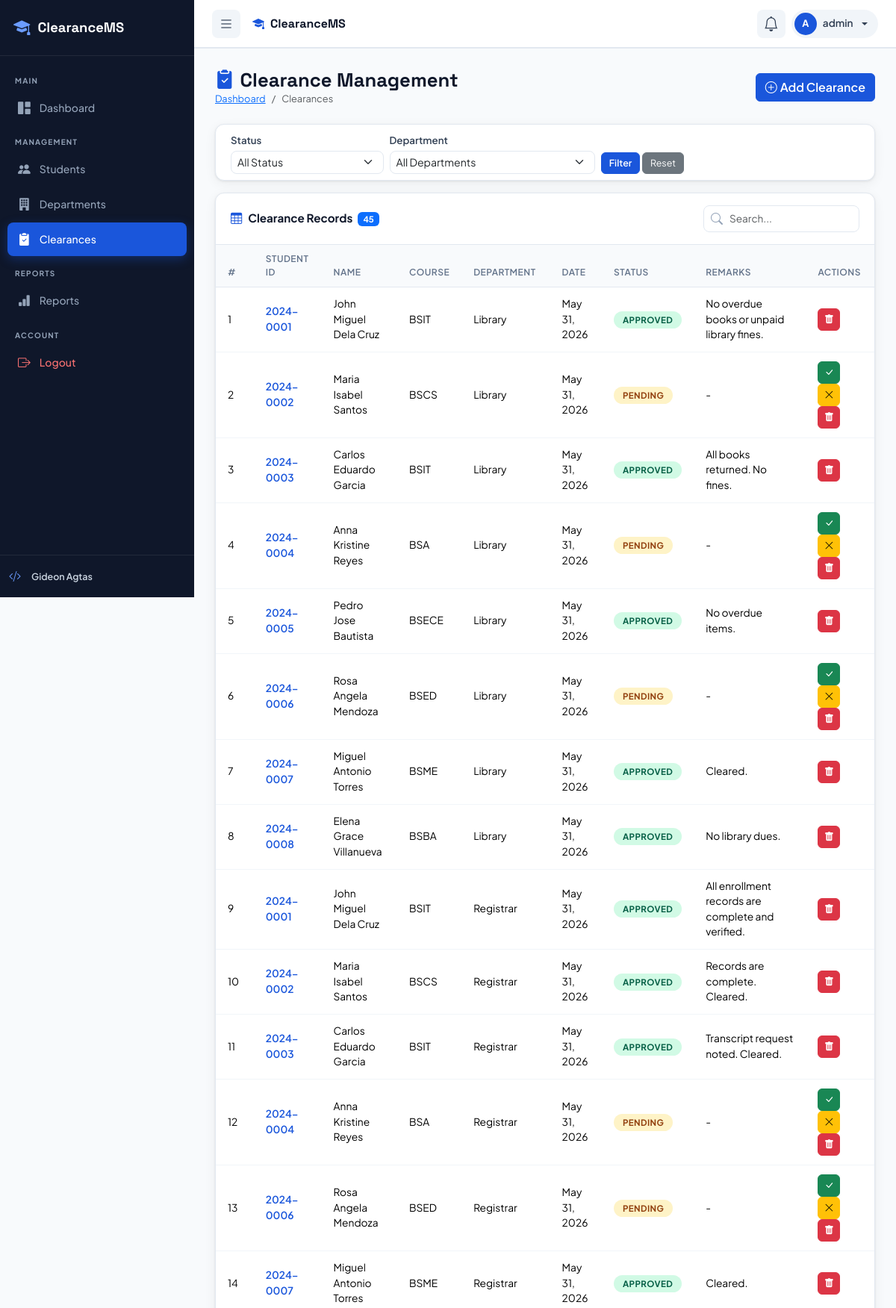
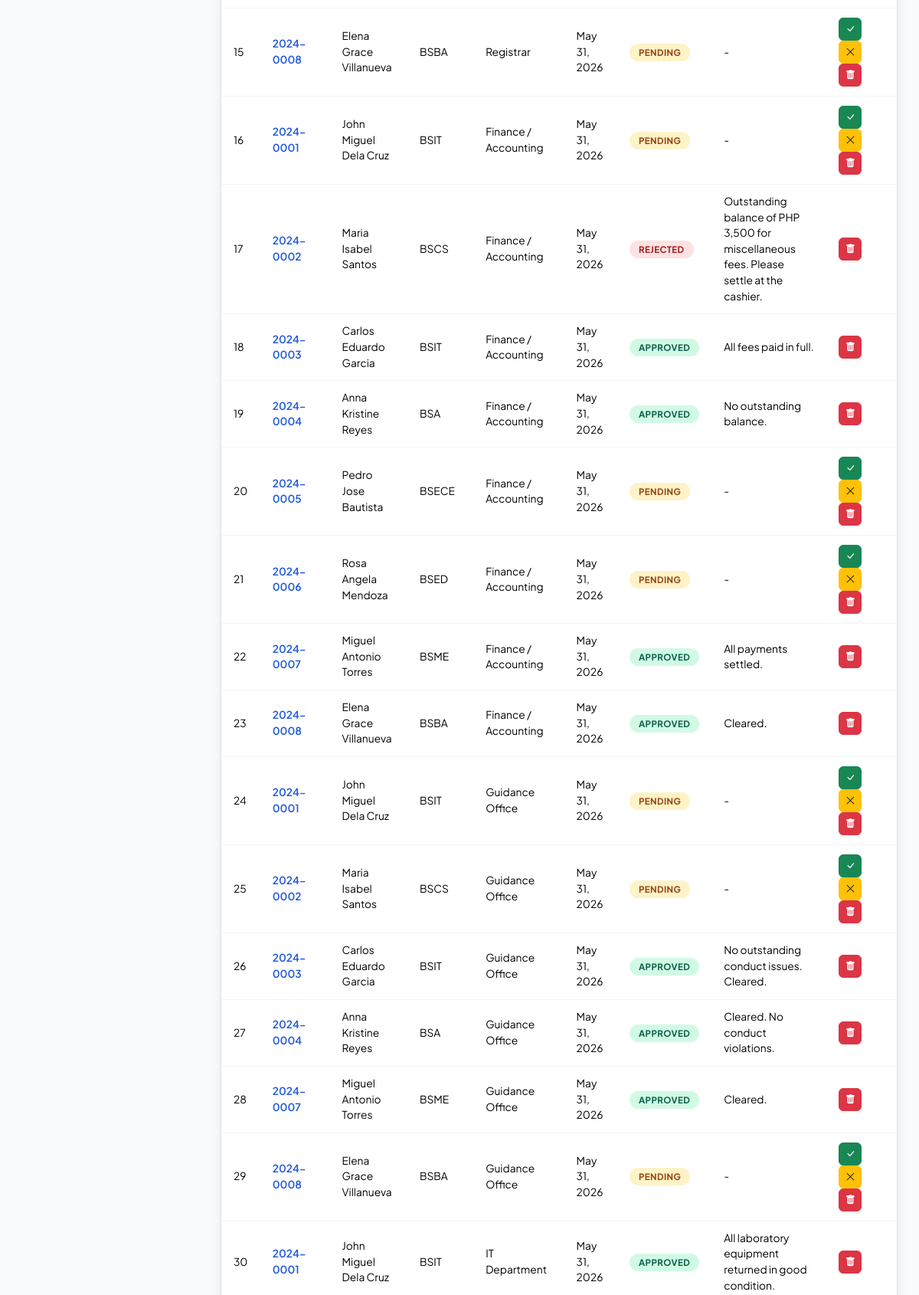
Page /clearances/index.php (signed in, upper part) on the committed database (2 pictures, top to bottom).
### tables this page shows
CREATE TABLE IF NOT EXISTS clearances (
    id INT AUTO_INCREMENT PRIMARY KEY,
    student_id INT NOT NULL,
    dept_id INT NOT NULL,
    request_date DATE NOT NULL,
    status ENUM('pending', 'approved', 'rejected') NOT NULL DEFAULT 'pending',
    remarks TEXT NULL,
    reviewed_by INT NULL,
    reviewed_at TIMESTAMP NULL,
    semester VARCHAR(30) DEFAULT '2nd Semester',
    school_year VARCHAR(20) DEFAULT '2024-2025',
    priority ENUM('normal', 'urgent') DEFAULT 'normal',
    created_at TIMESTAMP DEFAULT CURRENT_TIMESTAMP,
    updated_at TIMESTAMP DEFAULT CURRENT_TIMESTAMP ON UPDATE CURRENT_TIMESTAMP,
    FOREIGN KEY (student_id) REFERENCES students(id) ON DELETE CASCADE,
    FOREIGN KEY (dept_id) REFERENCES departments(id) ON DELETE CASCADE,
    FOREIGN KEY (reviewed_by) REFERENCES users(id) ON DELETE SET NULL
);

CREATE TABLE IF NOT EXISTS students (
    id INT AUTO_INCREMENT PRIMARY KEY,
    student_id VARCHAR(20) NOT NULL UNIQUE,
    full_name VARCHAR(200) NOT NULL,
    first_name VARCHAR(100) NOT NULL,
    last_name VARCHAR(100) NOT NULL,
    middle_name VARCHAR(100) NULL,
    course VARCHAR(100) NOT NULL,
    year_level VARCHAR(20) NOT NULL,
    section VARCHAR(20) NULL,
    email VARCHAR(150) NOT NULL UNIQUE,
    phone VARCHAR(20) NULL,
    address TEXT NULL,
    date_of_birth DATE NULL,
    gender ENUM('Male', 'Female', 'Other') NULL,
    guardian_name VARCHAR(200) NULL,
    guardian_contact VARCHAR(20) NULL,
    enrollment_status ENUM('enrolled', 'graduated', 'dropped', 'on_leave') DEFAULT 'enrolled',
    semester VARCHAR(30) DEFAULT '2nd Semester',
    school_year VARCHAR(20) DEFAULT '2024-2025',
    user_id INT NULL,
    created_at TIMESTAMP DEFAULT CURRENT_TIMESTAMP,
    updated_at TIMESTAMP DEFAULT CURRENT_TIMESTAMP ON UPDATE CURRENT_TIMESTAMP,
    FOREIGN KEY (user_id) REFERENCES users(id) ON DELETE SET NULL
);

CREATE TABLE IF NOT EXISTS departments (
    id INT AUTO_INCREMENT PRIMARY KEY,
    dept_name VARCHAR(150) NOT NULL,
    dept_code VARCHAR(20) NOT NULL,
    officer_name VARCHAR(150) NOT NULL,
    dept_email VARCHAR(150) NOT NULL,
    dept_description TEXT NULL,
    location VARCHAR(200) NULL,
    contact_number VARCHAR(20) NULL,
    user_id INT NULL,
    is_active TINYINT(1) DEFAULT 1,
    created_at TIMESTAMP DEFAULT CURRENT_TIMESTAMP,
    updated_at TIMESTAMP DEFAULT CURRENT_TIMESTAMP ON UPDATE CURRENT_TIMESTAMP,
    FOREIGN KEY (user_id) REFERENCES users(id) ON DELETE SET NULL
);

### clearances/index.php (the view, shortened to what this page needs)
<?php
require_once '../includes/db.php';
$where = "WHERE 1=1";
$params = [];
$types = '';
$sql = "SELECT c.*, s.full_name, s.student_id as sid, s.course, d.dept_name
        FROM clearances c
        JOIN students s ON s.id=c.student_id
        JOIN departments d ON d.id=c.dept_id
        $where ORDER BY c.created_at DESC";
if ($params) {
    $stmt = $conn->prepare($sql);
    $stmt->bind_param($types, ...$params);
    $stmt->execute();
    $clearances = $stmt->get_result()->fetch_all(MYSQLI_ASSOC);
    $stmt->close();
} else {
    $clearances = $conn->query($sql)->fetch_all(MYSQLI_ASSOC);
}
include '../includes/header.php';
?>
<div class="app-wrapper">
<?php include '../includes/sidebar.php'; ?>
<div class="main-content">
<div class="page-header d-flex align-items-center justify-content-between">
    <div>
        <h1><i class="bi bi-clipboard2-check-fill me-2 text-primary"></i>Clearance Management</h1>
        <nav aria-label="breadcrumb"><ol class="breadcrumb mb-0">
            <li class="breadcrumb-item"><a href="../dashboard.php">Dashboard</a></li>
            <li class="breadcrumb-item active">Clearances</li>
        </ol></nav>
    </div>
    <button class="btn btn-primary" data-bs-toggle="modal" data-bs-target="#addModal">
        <i class="bi bi-plus-circle me-1"></i>Add Clearance
    </button>
</div>
<div class="card mb-3">
    <div class="card-body py-2">
        <form method="GET" class="row g-2 align-items-end">
            <div class="col-md-3">
                <label class="form-label small mb-1">Status</label>
                <select name="status" class="form-select form-select-sm">
                    <option value="">All Status</option>
                </select>
            </div>
            <div class="col-md-4">
                <label class="form-label small mb-1">Department</label>
                <select name="dept" class="form-select form-select-sm">
                    <option value="">All Departments</option>
                </select>
            </div>
            <div class="col-auto">
                <button class="btn btn-primary btn-sm">Filter</button>
                <a href="index.php" class="btn btn-secondary btn-sm">Reset</a>
            </div>
        </form>
    </div>
</div>
<div class="table-card">
    <div class="table-toolbar">
        <h5><i class="bi bi-table me-2 text-primary"></i>Clearance Records <span class="badge bg-primary ms-1"><?= count($clearances) ?></span></h5>
        <div class="ms-auto"><div class="search-box"><i class="bi bi-search"></i>
            <input type="text" id="tableSearch" class="form-control" placeholder="Search..."></div></div>
    </div>
    <div class="table-responsive">
        <table class="table" id="dataTable">
            <thead><tr>
                <th>#</th><th>Student ID</th><th>Name</th><th>Course</th><th>Department</th>
                <th>Date</th><th>Status</th><th>Remarks</th><th>Actions</th>
            </tr></thead>
            <tbody>
            <?php foreach ($clearances as $i => $c): ?>
            <tr>
                <td><?= $i+1 ?></td>
                <td><span class="fw-600 text-primary"><?= htmlspecialchars($c['sid']) ?></span></td>
                <td><?= htmlspecialchars($c['full_name']) ?></td>
                <td><?= htmlspecialchars($c['course']) ?></td>
                <td><?= htmlspecialchars($c['dept_name']) ?></td>
                <td><?= date('M d, Y', strtotime($c['request_date'])) ?></td>
                <td><span class="badge-status badge-<?= $c['status'] ?>"><?= ucfirst($c['status']) ?></span></td>
                <td><?= htmlspecialchars($c['remarks'] ?? '-') ?></td>
                <td>
                    <?php if ($c['status'] === 'pending'): ?>
                    <a href="?action=approve&id=<?= $c['id'] ?>" class="btn btn-sm btn-success btn-action" title="Approve"><i class="bi bi-check-lg"></i></a>
                    <a href="?action=reject&id=<?= $c['id'] ?>" class="btn btn-sm btn-warning btn-action" title="Reject"><i class="bi bi-x-lg"></i></a>
                    <?php endif; ?>
                    <a href="?delete=<?= $c['id'] ?>" class="btn btn-sm btn-danger btn-action btn-delete" title="Delete"><i class="bi bi-trash-fill"></i></a>
                </td>
            </tr>
            <?php endforeach; ?>
            </tbody>
        </table>
    </div>
</div>
<?php include '../includes/footer.php'; ?>

### css/style.css (style rules this page uses)
:root { --primary: #1a56db; --primary-dark: #1240a8; --primary-light: #e8f0fe; --primary-muted: #6B9CFF; --secondary: #f0f4ff; --accent: #0ea5e9; --success: #10b981; --warning: #f59e0b; --danger: #ef4444; --dark: #0f172a; --gray-50: #f8fafc; --gray-100: #f1f5f9; --gray-200: #e2e8f0; --gray-300: #cbd5e1; --gray-400: #94a3b8; --gray-500: #64748b; --gray-700: #334155; --gray-900: #0f172a; --sidebar-width: 260px; --sidebar-collapsed: 72px; --navbar-height: 64px; --radius: 12px; --radius-sm: 8px; --shadow: 0 1px 3px rgba(0,0,0,.08), 0 4px 16px rgba(0,0,0,.06); --shadow-lg: 0 10px 40px rgba(0,0,0,.12); }
*, *::before, *::after { box-sizing: border-box; }
body { font-family: 'Plus Jakarta Sans', sans-serif; background: var(--gray-50); color: var(--gray-700); margin: 0; padding: 0; }
.app-wrapper { display: flex; min-height: 100vh; }
.main-content { margin-left: var(--sidebar-width); margin-top: var(--navbar-height); flex: 1; padding: 28px; transition: margin-left .25s ease; min-height: calc(100vh - var(--navbar-height)); }
.page-header { margin-bottom: 24px; }
.page-header h1 { font-size: 1.6rem; font-weight: 800; color: var(--gray-900); margin: 0; font-family: 'Space Grotesk', sans-serif; }
.page-header .breadcrumb { font-size: .8rem; }
.card { border: 1px solid var(--gray-200); border-radius: var(--radius); box-shadow: var(--shadow); }
.card-body { padding: 20px; }
.table-card { background: #fff; border-radius: var(--radius); box-shadow: var(--shadow); border: 1px solid var(--gray-200); overflow: hidden; }
.table-toolbar { display: flex; align-items: center; gap: 10px; padding: 16px 20px; border-bottom: 1px solid var(--gray-200); flex-wrap: wrap; }
.table-toolbar h5 { margin: 0; font-weight: 700; font-size: .95rem; color: var(--gray-900); }
.search-box { position: relative; }
.search-box input { padding-left: 34px; border-radius: var(--radius-sm); border: 1px solid var(--gray-200); font-size: .85rem; height: 36px; }
.search-box i { position: absolute; left: 10px; top: 50%; transform: translateY(-50%); color: var(--gray-400); }
.table { margin: 0; font-size: .86rem; }
.table thead th { background: var(--gray-50); color: var(--gray-500); font-weight: 600; font-size: .75rem; text-transform: uppercase; letter-spacing: .5px; border-bottom: 1px solid var(--gray-200); padding: 10px 16px; }
.table tbody td { padding: 12px 16px; vertical-align: middle; border-bottom: 1px solid var(--gray-100); }
.badge-status { padding: 4px 12px; border-radius: 50px; font-size: .72rem; font-weight: 700; text-transform: uppercase; letter-spacing: .4px; }
.badge-pending { background: #fef3c7; color: #92400e; }
.badge-approved { background: #d1fae5; color: #065f46; }
.badge-rejected { background: #fee2e2; color: #991b1b; }
.btn-primary { background: var(--primary); border-color: var(--primary); font-weight: 600; }
.btn-sm { font-size: .78rem; padding: 4px 10px; border-radius: 6px; }
.btn-action { width: 30px; height: 30px; padding: 0; display: inline-flex; align-items: center; justify-content: center; border-radius: 6px; font-size: .8rem; }
.form-label { font-size: .83rem; font-weight: 600; color: var(--gray-700); }
.form-control, .form-select { border-radius: var(--radius-sm); border: 1px solid var(--gray-200); font-size: .88rem; }
.fw-600 { font-weight: 600; }
.text-primary { color: var(--primary) !important; }

### rows in the picture
clearances: student.student_id "2024-0001", student.full_name "John Miguel Dela Cruz", student.course "BSIT", dept.dept_name "Library", request_date "May 31, 2026", status "APPROVED", remarks "No overdue books or unpaid library fines."
clearances: student.student_id "2024-0002", student.full_name "Maria Isabel Santos", student.course "BSCS", dept.dept_name "Library", request_date "May 31, 2026", status "PENDING", remarks "-"
clearances: student.student_id "2024-0003", student.full_name "Carlos Eduardo Garcia", student.course "BSIT", dept.dept_name "Library", request_date "May 31, 2026", status "APPROVED", remarks "All books returned. No fines."
clearances: student.student_id "2024-0004", student.full_name "Anna Kristine Reyes", student.course "BSA", dept.dept_name "Library", request_date "May 31, 2026", status "PENDING", remarks "-"
clearances: student.student_id "2024-0005", student.full_name "Pedro Jose Bautista", student.course "BSECE", dept.dept_name "Library", request_date "May 31, 2026", status "APPROVED", remarks "No overdue items."
clearances: student.student_id "2024-0006", student.full_name "Rosa Angela Mendoza", student.course "BSED", dept.dept_name "Library", request_date "May 31, 2026", status "PENDING", remarks "-"
clearances: student.student_id "2024-0007", student.full_name "Miguel Antonio Torres", student.course "BSME", dept.dept_name "Library", request_date "May 31, 2026", status "APPROVED", remarks "Cleared."
clearances: student.student_id "2024-0008", student.full_name "Elena Grace Villanueva", student.course "BSBA", dept.dept_name "Library", request_date "May 31, 2026", status "APPROVED", remarks "No library dues."
clearances: student.student_id "2024-0001", student.full_name "John Miguel Dela Cruz", student.course "BSIT", dept.dept_name "Registrar", request_date "May 31, 2026", status "APPROVED", remarks "All enrollment records are complete and verified."
clearances: student.student_id "2024-0002", student.full_name "Maria Isabel Santos", student.course "BSCS", dept.dept_name "Registrar", request_date "May 31, 2026", status "APPROVED", remarks "Records are complete. Cleared."
clearances: student.student_id "2024-0003", student.full_name "Carlos Eduardo Garcia", student.course "BSIT", dept.dept_name "Registrar", request_date "May 31, 2026", status "APPROVED", remarks "Transcript request noted. Cleared."
clearances: student.student_id "2024-0004", student.full_name "Anna Kristine Reyes", student.course "BSA", dept.dept_name "Registrar", request_date "May 31, 2026", status "PENDING", remarks "-"
clearances: student.student_id "2024-0006", student.full_name "Rosa Angela Mendoza", student.course "BSED", dept.dept_name "Registrar", request_date "May 31, 2026", status "PENDING", remarks "-"
clearances: student.student_id "2024-0007", student.full_name "Miguel Antonio Torres", student.course "BSME", dept.dept_name "Registrar", request_date "May 31, 2026", status "APPROVED", remarks "Cleared."
clearances: student.student_id "2024-0008", student.full_name "Elena Grace Villanueva", student.course "BSBA", dept.dept_name "Registrar", request_date "May 31, 2026", status "PENDING", remarks "-"
clearances: student.student_id "2024-0001", student.full_name "John Miguel Dela Cruz", student.course "BSIT", dept.dept_name "Finance / Accounting", request_date "May 31, 2026", status "PENDING", remarks "-"
clearances: student.student_id "2024-0002", student.full_name "Maria Isabel Santos", student.course "BSCS", dept.dept_name "Finance / Accounting", request_date "May 31, 2026", status "REJECTED", remarks "Outstanding balance of PHP 3,500 for miscellaneous fees. Please settle at the cashier."
clearances: student.student_id "2024-0003", student.full_name "Carlos Eduardo Garcia", student.course "BSIT", dept.dept_name "Finance / Accounting", request_date "May 31, 2026", status "APPROVED", remarks "All fees paid in full."
clearances: student.student_id "2024-0004", student.full_name "Anna Kristine Reyes", student.course "BSA", dept.dept_name "Finance / Accounting", request_date "May 31, 2026", status "APPROVED", remarks "No outstanding balance."
clearances: student.student_id "2024-0005", student.full_name "Pedro Jose Bautista", student.course "BSECE", dept.dept_name "Finance / Accounting", request_date "May 31, 2026", status "PENDING", remarks "-"
clearances: student.student_id "2024-0006", student.full_name "Rosa Angela Mendoza", student.course "BSED", dept.dept_name "Finance / Accounting", request_date "May 31, 2026", status "PENDING", remarks "-"
clearances: student.student_id "2024-0007", student.full_name "Miguel Antonio Torres", student.course "BSME", dept.dept_name "Finance / Accounting", request_date "May 31, 2026", status "APPROVED", remarks "All payments settled."
clearances: student.student_id "2024-0008", student.full_name "Elena Grace Villanueva", student.course "BSBA", dept.dept_name "Finance / Accounting", request_date "May 31, 2026", status "APPROVED", remarks "Cleared."
clearances: student.student_id "2024-0001", student.full_name "John Miguel Dela Cruz", student.course "BSIT", dept.dept_name "Guidance Office", request_date "May 31, 2026", status "PENDING", remarks "-"
clearances: student.student_id "2024-0002", student.full_name "Maria Isabel Santos", student.course "BSCS", dept.dept_name "Guidance Office", request_date "May 31, 2026", status "PENDING", remarks "-"
clearances: student.student_id "2024-0003", student.full_name "Carlos Eduardo Garcia", student.course "BSIT", dept.dept_name "Guidance Office", request_date "May 31, 2026", status "APPROVED", remarks "No outstanding conduct issues. Cleared."
clearances: student.student_id "2024-0004", student.full_name "Anna Kristine Reyes", student.course "BSA", dept.dept_name "Guidance Office", request_date "May 31, 2026", status "APPROVED", remarks "Cleared. No conduct violations."
clearances: student.student_id "2024-0007", student.full_name "Miguel Antonio Torres", student.course "BSME", dept.dept_name "Guidance Office", request_date "May 31, 2026", status "APPROVED", remarks "Cleared."
clearances: student.student_id "2024-0008", student.full_name "Elena Grace Villanueva", student.course "BSBA", dept.dept_name "Guidance Office", request_date "May 31, 2026", status "PENDING", remarks "-"
clearances: student.student_id "2024-0001", student.full_name "John Miguel Dela Cruz", student.course "BSIT", dept.dept_name "IT Department", request_date "May 31, 2026", status "APPROVED", remarks "All laboratory equipment returned in good condition."

### other values in the picture
substr($username, 0, 1) "A"
$username "admin"
count($clearances) "45"
